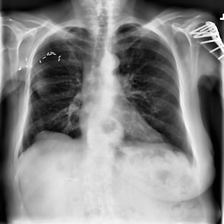
#> input picture data/processed/images/00000003_000.png, 224 x 224 px; its folder holds only this picture in this run
$ python preprocessing_evidence.py --image ../data/processed/images/00000003_000.png
#> lines starting #> are read from the running program, lines starting #| are printed output that depends on the picture
"""
preprocessing_evidence.py
=========================
Generate ONE figure documenting the preprocessing pipeline for the report
(Section 4.2.2: Image Resizing, Normalization, Data Cleaning, Output).

It takes a single raw NIH ChestX-ray14 image and shows, side by side:

    1. Original (raw, full resolution)        -> evidence of varying dimensions
    2. Resized to 224x224                      -> 4.2.2.1 Image Resizing
    3. Noise removal (Gaussian+Median+Bilateral)
    4. CLAHE contrast + Unsharp sharpening
    5. Normalized (IMAGENET mean/std, viz)     -> 4.2.2.2 Normalization
    +  pixel-intensity histograms before vs after normalization

The processing steps mirror scripts/preprocess.py and the IMAGENET
normalization applied at BiomedCLIP inference time.

Run from project root:
    python scripts/preprocessing_evidence.py
    python scripts/preprocessing_evidence.py --image data/raw/images_001/00000001_001.png
"""

import argparse
from pathlib import Path

import numpy as np
import matplotlib
matplotlib.use("Agg")
import matplotlib.pyplot as plt
from PIL import Image, ImageFilter, ImageEnhance

try:
    import cv2
    CV2_AVAILABLE = True
except ImportError:
    CV2_AVAILABLE = False

ROOT = Path(__file__).parent.parent

# ── parameters (identical to scripts/preprocess.py) ──────────────
TARGET_SIZE           = (224, 224)
GAUSSIAN_BLUR_RADIUS  = 1.0
MEDIAN_FILTER_SIZE    = 3
BILATERAL_D           = 9
BILATERAL_SIGMA_COLOR = 75
BILATERAL_SIGMA_SPACE = 75
CLAHE_CLIP_LIMIT      = 2.0
CLAHE_TILE_GRID_SIZE  = (8, 8)
SHARPEN_RADIUS        = 2
SHARPEN_PERCENT       = 150
SHARPEN_THRESHOLD     = 3

IMAGENET_MEAN = np.array([0.485, 0.456, 0.406])
IMAGENET_STD  = np.array([0.229, 0.224, 0.225])


def find_default_image():
    """Pick the first available raw NIH image."""
    for folder_num in range(1, 13):
        folder = ROOT / "data" / "raw" / f"images_{folder_num:03d}"
        if folder.exists():
            pngs = sorted(folder.glob("*.png"))
            if pngs:
                return pngs[0]
    raise FileNotFoundError("No raw image found under data/raw/images_xxx/")


def main():
    parser = argparse.ArgumentParser()
    parser.add_argument("--image", type=str, default=None,
                        help="Path to a raw chest X-ray PNG")
    parser.add_argument("--out", type=str,
                        default=str(ROOT / "data" / "processed" / "preprocessing_evidence.png"),
                        help="Output figure path")
    args = parser.parse_args()

    src = Path(args.image) if args.image else find_default_image()
    if not src.exists():
        raise FileNotFoundError(f"Image not found: {src}")

    print(f"  Source image : {src}")
    print(f"  OpenCV       : {'available' if CV2_AVAILABLE else 'PIL fallback'}")

    # 0. Original (raw) ------------------------------------------------
    original = Image.open(src)
#> original is the input picture: PIL image 224x224 RGB; min 0, max 255, mean 133.9
    orig_size = original.size  # (W, H)
#> orig_size = (224, 224)

    # 1. Resize to 224x224 (grayscale base for the pipeline) ----------
    gray   = original.convert("L")
    resized = gray.resize(TARGET_SIZE, Image.LANCZOS)

    # 2. Noise removal: Gaussian -> Median -> Bilateral ---------------
    den = resized.filter(ImageFilter.GaussianBlur(radius=GAUSSIAN_BLUR_RADIUS))
    den = den.filter(ImageFilter.MedianFilter(size=MEDIAN_FILTER_SIZE))
    if CV2_AVAILABLE:
        arr = cv2.bilateralFilter(np.array(den, dtype=np.uint8),
                                  BILATERAL_D, BILATERAL_SIGMA_COLOR,
                                  BILATERAL_SIGMA_SPACE)
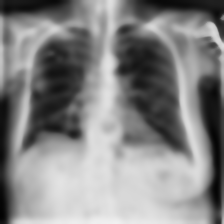
#> arr: shape (224, 224); min 2, max 241, mean 133.4
        den = Image.fromarray(arr)
    else:
        den = den.filter(ImageFilter.SMOOTH_MORE)

    # 3. Contrast (CLAHE) + Sharpen (Unsharp mask) --------------------
    if CV2_AVAILABLE:
        clahe = cv2.createCLAHE(clipLimit=CLAHE_CLIP_LIMIT,
                                tileGridSize=CLAHE_TILE_GRID_SIZE)
        enh = Image.fromarray(clahe.apply(np.array(den, dtype=np.uint8)))
    else:
        enh = ImageEnhance.Contrast(den).enhance(1.5)
    enh = enh.filter(ImageFilter.UnsharpMask(
        radius=SHARPEN_RADIUS, percent=SHARPEN_PERCENT,
        threshold=SHARPEN_THRESHOLD))
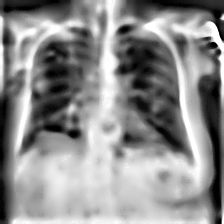
#> enh: PIL image 224x224 L; min 0, max 255, mean 141.3

    # 4. Final RGB input + IMAGENET normalization ---------------------
    final_rgb = enh.convert("RGB")
    arr = np.array(final_rgb, dtype=np.float32) / 255.0      # scale to [0,1]
#> arr: shape (224, 224, 3) float32
    normalized = (arr - IMAGENET_MEAN) / IMAGENET_STD        # standardize
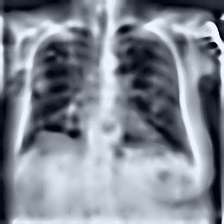
#> normalized: shape (224, 224, 3) float64; mean R, G, B 0.302, 0.438, 0.659; drawn with min black and max white

    # For display, rescale normalized tensor back to [0,1]
    norm_vis = (normalized - normalized.min()) / (normalized.max() - normalized.min())

    # ── Build ONE figure ────────────────────────────────────────────
    fig = plt.figure(figsize=(16, 7))
    fig.suptitle("Figure 4.x  Chest X-Ray Preprocessing Pipeline (Evidence)",
                 fontsize=15, fontweight="bold")

    panels = [
        (original.convert("L"), f"1. Original (raw)\n{orig_size[0]}x{orig_size[1]} px"),
        (resized,               f"2. Resized\n{TARGET_SIZE[0]}x{TARGET_SIZE[1]} px"),
        (den,                   "3. Noise removed\nGaussian + Median + Bilateral"),
        (enh,                   "4. CLAHE contrast\n+ Unsharp sharpen"),
        (norm_vis,              "5. Normalized\nIMAGENET mean/std"),
    ]

    for i, (im, title) in enumerate(panels, 1):
        ax = fig.add_subplot(2, 5, i)
        ax.imshow(np.array(im), cmap="gray")
        ax.set_title(title, fontsize=10)
        ax.axis("off")
#> this loop made 5 passes

    # Histograms: pixel distribution before vs after normalization
    ax_h1 = fig.add_subplot(2, 5, (6, 7))
    ax_h1.hist(arr.ravel(), bins=60, color="#4d8ef0", alpha=0.85)
    ax_h1.set_title("Pixel intensities BEFORE normalization (range 0-1)", fontsize=10)
    ax_h1.set_xlabel("intensity"); ax_h1.set_ylabel("count")

    ax_h2 = fig.add_subplot(2, 5, (8, 9))
    ax_h2.hist(normalized.ravel(), bins=60, color="#f0764d", alpha=0.85)
    ax_h2.set_title("Pixel intensities AFTER normalization (zero-centered)", fontsize=10)
    ax_h2.set_xlabel("standardized value"); ax_h2.set_ylabel("count")

    # Text panel summarizing parameters (data cleaning + output notes)
    ax_t = fig.add_subplot(2, 5, 10)
    ax_t.axis("off")
    summary = (
        f"Source: {src.name}\n"
        f"Original: {orig_size[0]}x{orig_size[1]}\n"
        f"Target:   {TARGET_SIZE[0]}x{TARGET_SIZE[1]} (LANCZOS)\n\n"
        f"Norm mean: {IMAGENET_MEAN.tolist()}\n"
        f"Norm std:  {IMAGENET_STD.tolist()}\n\n"
        f"Before: min {arr.min():.2f}  max {arr.max():.2f}\n"
        f"After:  min {normalized.min():.2f}  max {normalized.max():.2f}\n"
        f"        mean {normalized.mean():.2f}  std {normalized.std():.2f}"
    )
    ax_t.text(0, 0.95, summary, va="top", ha="left", fontsize=8.5,
              family="monospace",
              bbox=dict(boxstyle="round", fc="#eef3fb", ec="#4d8ef0"))

    fig.tight_layout(rect=[0, 0, 1, 0.95])

    out_path = Path(args.out)
    out_path.parent.mkdir(parents=True, exist_ok=True)
    fig.savefig(out_path, dpi=150, bbox_inches="tight")
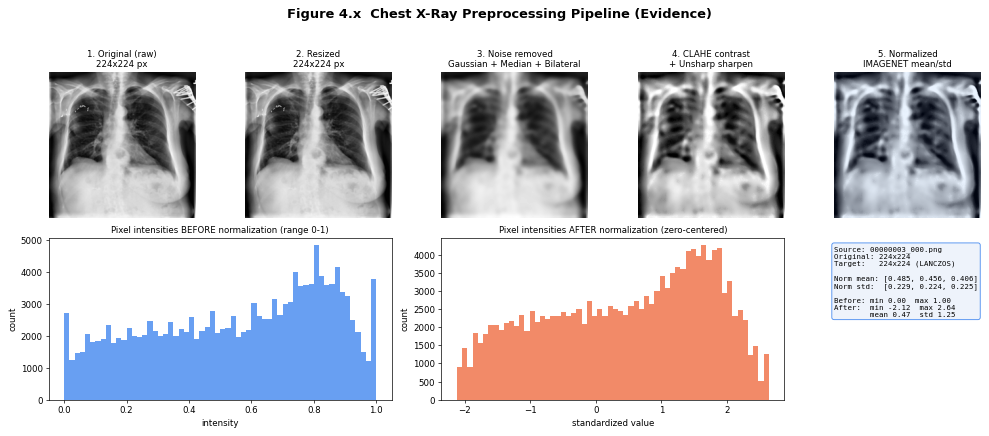
#> figure drawn by matplotlib, 7 panels; panel 6: tallest bar 4842 high, from x = 0.8 to 0.817; panel 7: tallest bar 4272 high, from x = 1.61 to 1.69
    plt.close(fig)

    print(f"\n  Saved combined figure -> {out_path}")

    # ── Also save each step as its OWN figure (for individual report use) ──
    split_dir = out_path.parent / "preprocessing_steps"
    split_dir.mkdir(parents=True, exist_ok=True)

    # Build a CLEAR version for display: resize + CLAHE contrast + sharpen,
    # but skip the Gaussian/Median/Bilateral smoothing so anatomy stays crisp.
    clear = gray.resize(TARGET_SIZE, Image.LANCZOS)
    if CV2_AVAILABLE:
        clahe = cv2.createCLAHE(clipLimit=CLAHE_CLIP_LIMIT,
                                tileGridSize=CLAHE_TILE_GRID_SIZE)
        clear = Image.fromarray(clahe.apply(np.array(clear, dtype=np.uint8)))
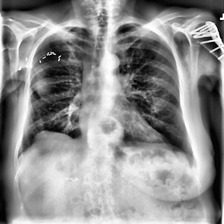
#> clear: PIL image 224x224 L; min 0, max 255, mean 141.1
    else:
        clear = ImageEnhance.Contrast(clear).enhance(1.5)
    clear = clear.filter(ImageFilter.UnsharpMask(
        radius=SHARPEN_RADIUS, percent=SHARPEN_PERCENT,
        threshold=SHARPEN_THRESHOLD)).convert("RGB")
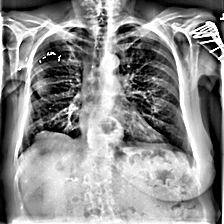
#> clear: PIL image 224x224 RGB; min 0, max 255, mean 140.6

    # Clear normalized visualization (same crisp image, IMAGENET standardized)
    clear_arr  = np.array(clear, dtype=np.float32) / 255.0
    clear_norm = (clear_arr - IMAGENET_MEAN) / IMAGENET_STD
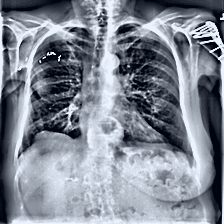
#> clear_norm: shape (224, 224, 3) float64; mean R, G, B 0.289, 0.425, 0.646; drawn with min black and max white
    clear_norm_vis = (clear_norm - clear_norm.min()) / (clear_norm.max() - clear_norm.min())

    steps = [
        ("01_original",   original.convert("L"),
         f"Original (raw) — {orig_size[0]}x{orig_size[1]} px"),
        ("02_resized",    resized,
         f"Resized — {TARGET_SIZE[0]}x{TARGET_SIZE[1]} px"),
        ("03_normalized", clear_norm_vis,
         "Normalized — IMAGENET mean/std"),
    ]

    for name, im, title in steps:
        f, ax = plt.subplots(figsize=(4, 4))
        ax.imshow(np.array(im), cmap="gray")
        ax.set_title(title, fontsize=10)
        ax.axis("off")
        f.tight_layout()
        p = split_dir / f"{name}.png"
        f.savefig(p, dpi=150, bbox_inches="tight")
        plt.close(f)
        print(f"  Saved step figure    -> {p}")
#> this loop made 3 passes
#> (name, title) on passes 1 to 3: ('01_original', 'Original (raw) — 224x224 px'), ('02_resized', 'Resized — 224x224 px'), ('03_normalized', 'Normalized — IMAGENET mean/std')
#|   Saved step figure    -> data/processed/preprocessing_steps/01_original.png
#|   Saved step figure    -> data/processed/preprocessing_steps/02_resized.png
#|   Saved step figure    -> data/processed/preprocessing_steps/03_normalized.png

    # ── Figure 4.5 — final preprocessed output (AI-ready image) ──────
    # The fully processed RGB image actually fed to BiomedCLIP — same
    # source image, demonstrating preserved anatomy and visual clarity
    # (uses the crisp `clear` image built above).
    f = plt.figure(figsize=(5.2, 6.0))
    ax = f.add_axes([0.06, 0.20, 0.88, 0.70])   # leave room below for caption
    ax.imshow(np.array(clear))
    ax.set_title("Figure 4.5  Example of a Preprocessed Chest X-Ray Image",
                 fontsize=11, fontweight="bold", pad=12)
    ax.axis("off")
    caption = (
        f"Source: {src.name}   |   {TARGET_SIZE[0]}x{TARGET_SIZE[1]} px, RGB\n"
        "Resized & normalized — anatomical structures preserved,\n"
        "consistent dimensions and standardized pixel distribution.\n"
        "Ready for BiomedCLIP prediction and Qwen2.5 report generation."
    )
    f.text(0.5, 0.10, caption, ha="center", va="center", fontsize=8.6,
           color="#39434f")
    p = split_dir / "04_final_preprocessed.png"
    f.savefig(p, dpi=160)
    plt.close(f)
    print(f"  Saved final figure   -> {p}")


if __name__ == "__main__":
    main()

$ run again, on data/processed/images/00000003_001.png
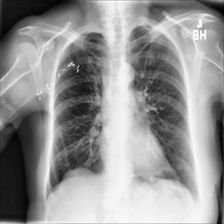
#> input picture data/processed/images/00000003_001.png, 224 x 224 px
#> in main, original is the input picture: PIL image 224x224 RGB; min 1, max 255, mean 148.6
#> in main, `normalized = (arr - IMAGENET_MEAN) / IMAGENET_STD`:
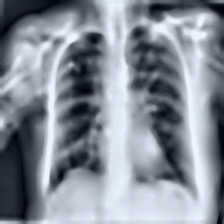
#> normalized: shape (224, 224, 3) float64; mean R, G, B 0.38, 0.518, 0.738; drawn with min black and max white
#> the loop in main, `for i, (im, title) in enumerate(panels, 1):` made 5 passes
#> in main, `clear_norm = (clear_arr - IMAGENET_MEAN) / IMAGENET_STD`:
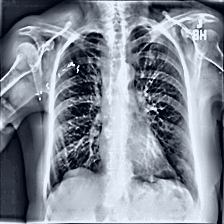
#> clear_norm: shape (224, 224, 3) float64; mean R, G, B 0.338, 0.475, 0.695; drawn with min black and max white
#> the loop in main, `for name, im, title in steps:` made 3 passes
#> (name, title) on passes 1 to 3: ('01_original', 'Original (raw) — 224x224 px'), ('02_resized', 'Resized — 224x224 px'), ('03_normalized', 'Normalized — IMAGENET mean/std')
#> (printed output is left out)

$ run again, on data/processed/images/00000003_004.png
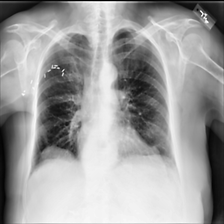
#> input picture data/processed/images/00000003_004.png, 224 x 224 px
#> in main, original is the input picture: PIL image 224x224 RGB; min 0, max 255, mean 159
#> in main, `normalized = (arr - IMAGENET_MEAN) / IMAGENET_STD`:
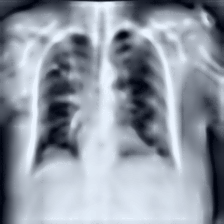
#> normalized: shape (224, 224, 3) float64; mean R, G, B 0.603, 0.746, 0.965; drawn with min black and max white
#> the loop in main, `for i, (im, title) in enumerate(panels, 1):` made 5 passes
#> in main, `clear_norm = (clear_arr - IMAGENET_MEAN) / IMAGENET_STD`:
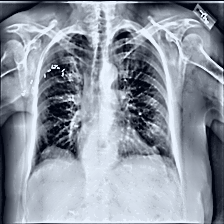
#> clear_norm: shape (224, 224, 3) float64; mean R, G, B 0.556, 0.698, 0.917; drawn with min black and max white
#> the loop in main, `for name, im, title in steps:` made 3 passes
#> (name, title) on passes 1 to 3: ('01_original', 'Original (raw) — 224x224 px'), ('02_resized', 'Resized — 224x224 px'), ('03_normalized', 'Normalized — IMAGENET mean/std')
#> (printed output is left out)
